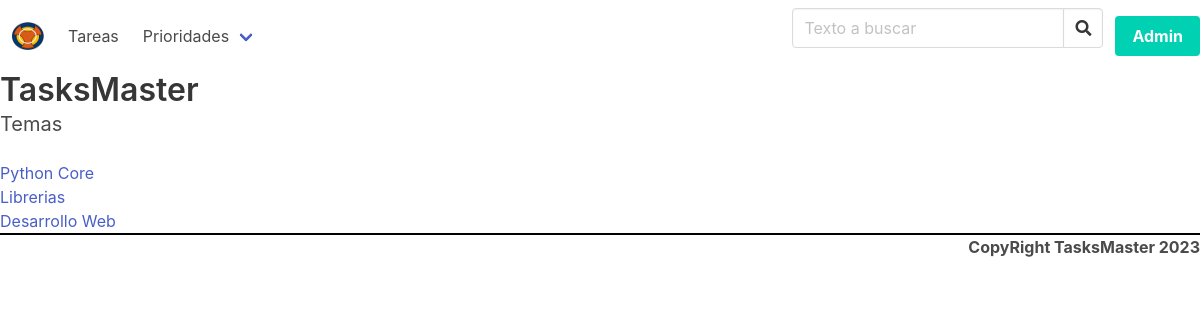
Screenshot of /temas/ with the database file from the repository.
### tasks/models.py (models this page shows, shortened)
class Subject(models.Model):
    class Meta:
        verbose_name = "Asignatura"
        verbose_name_plural = "Asignaturas"
    id = models.AutoField(primary_key=True)
    name = models.CharField(
        verbose_name="Nombre de la asignatura", max_length=120, unique=True
    )
    created = models.DateTimeField(auto_now_add=True)
    updated = models.DateTimeField(auto_now=True)

### tasks/views.py (the view)
# urls.py: path("temas/", views.list_subjects),
def list_subjects(request):
    subjects = Subject.objects.all()
    return render(
        request,
        "tasks/list_subjects.html",
        {
            "title": "Temas",
            "subjects": subjects,
        },
    )

### tasks/templates/tasks/list_subjects.html
{% extends 'tasks/base.html' %}
{% block content %}
<div id="subjects">
<ul>
{% for subject in subjects %}
    <li>
        <a href= "/temas/{{subject.pk}}/">
        {{ subject.name }}
        </a>
    </li>
{% endfor %}
</ul>
</div>
{% endblock content %}

### rows the page displays
Subject: name "Python Core"
Subject: name "Librerias"
Subject: name "Desarrollo Web"

### other values shown
{{ title }} "Temas"
